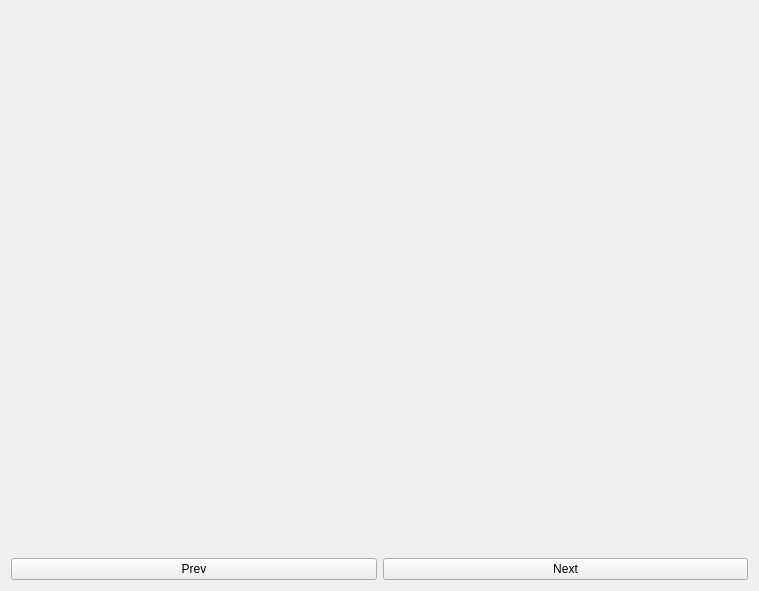
<?xml version="1.0" encoding="UTF-8"?>
<ui version="4.0">
 <class>widget_stacks_aruco_detector</class>
 <widget class="QWidget" name="widget_stacks_aruco_detector">
  <property name="geometry">
   <rect>
    <x>0</x>
    <y>0</y>
    <width>759</width>
    <height>591</height>
   </rect>
  </property>
  <property name="windowTitle">
   <string>Form</string>
  </property>
  <layout class="QVBoxLayout" name="verticalLayout">
   <item>
    <widget class="QStackedWidget" name="stackedWidget"/>
   </item>
   <item>
    <layout class="QHBoxLayout" name="horizontalLayout">
     <item>
      <widget class="QPushButton" name="pushButtonPrev">
       <property name="text">
        <string>Prev</string>
       </property>
      </widget>
     </item>
     <item>
      <widget class="QPushButton" name="pushButtonNext">
       <property name="text">
        <string>Next</string>
       </property>
      </widget>
     </item>
    </layout>
   </item>
  </layout>
 </widget>
 <resources/>
 <connections/>
</ui>
